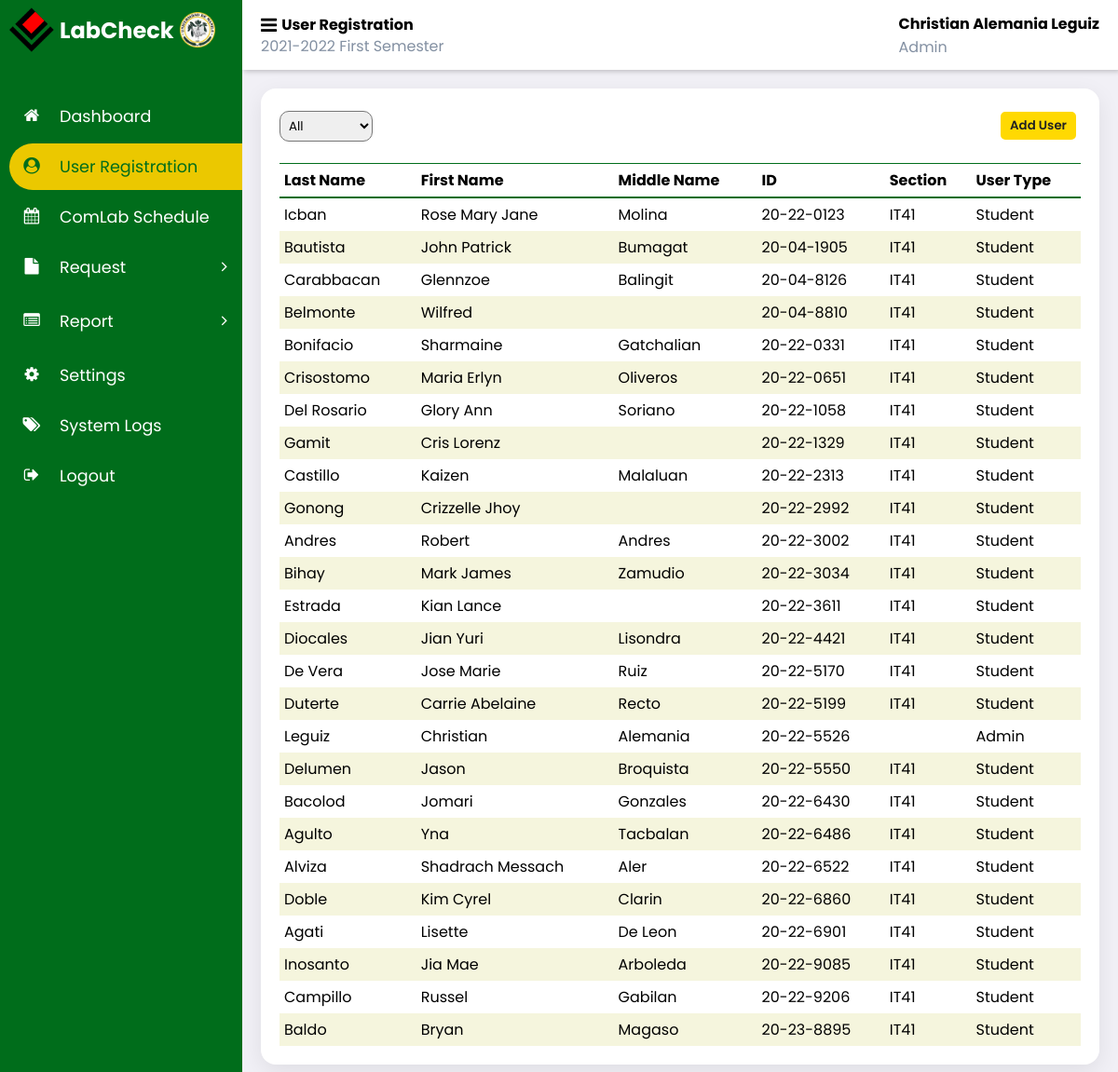
Screenshot of /admin_labcheck/user_register.php (signed in) with the database file from the repository.
### tables this page shows
CREATE TABLE `user_registration` (
  `firstname` varchar(50) NOT NULL,
  `lastname` varchar(50) NOT NULL,
  `middlename` varchar(50) DEFAULT NULL,
  `id` varchar(20) NOT NULL,
  `section` varchar(20) DEFAULT NULL,
  `password` varchar(255) NOT NULL DEFAULT '$2y$10$fkdPOwDrX6RdwOC2Ox3KQO2W.veh2bGWfQi6XtepYRVblYyafi6Wy',
  `user_type` varchar(50) NOT NULL,
  `school_year` varchar(20) NOT NULL,
  `semester` varchar(20) NOT NULL,
  `created_at` timestamp NOT NULL DEFAULT current_timestamp() ON UPDATE current_timestamp()
);

### admin_labcheck/user_register.php (the view, shortened to what this page needs)
<?php
include '../partial/admin_sidebar.php';
include '../partial/header.php';
 $schoolYear = $_SESSION['school_year'] ;
 $semester = $_SESSION['semester'];
require_once "../connection/database.php";
try {
    $sql = 'SELECT id, firstname, lastname, middlename, section, user_type
            FROM user_registration
            WHERE school_year = ? AND SEMESTER = ?
            ORDER BY created_at DESC';
    $stmt = $conn->prepare($sql);
    $stmt->bind_param('ss', $schoolYear, $semester);
    $stmt->execute();
    $result = $stmt->get_result();
} catch (Exception $e) {
    die('Database error: ' . $e->getMessage());
}
?>
<main class="user-reg-box">
        <div class="filter-adduser">
            <form id="filterForm">
                <select id="userTypeFilter" name="userType">
                    <option value="all">All</option>
                </select>
            </form>
            <button id="showAddUserForm">Add User</button>
        </div>
        <div class="table-container">
            <table>
                <thead>
                    <tr class="table-row-header">
                        <td>Last Name</td>
                        <td>First Name</td>
                        <td>Middle Name</td>
                        <td>ID</td>
                        <td class='hide-th'>Section</td>
                        <td>User Type</td>
                    </tr>
                </thead>
                <tbody id="userTable" class="table-body">
                    <?php while ($row = $result->fetch_assoc()): ?>
                        <tr data-user-type="<?php echo htmlspecialchars($row['user_type']); ?>">
                            <td data-cell="Lastname"><?php echo htmlspecialchars($row['lastname']); ?></td>
                            <td data-cell="Firstname"><?php echo htmlspecialchars($row['firstname']); ?></td>
                            <td data-cell="Middlename"><?php echo htmlspecialchars($row['middlename']); ?></td>
                            <td data-cell="ID"><?php echo htmlspecialchars($row['id']); ?></td>
                            <td data-cell="Section" id="user-section"><?php echo htmlspecialchars($row['section']); ?></td>
                            <td data-cell="User Type"><?php echo htmlspecialchars($row['user_type']); ?></td>
                        </tr>
                    <?php endwhile; ?>
                </tbody>
            </table>
        </div>
    </main>
</body>
</html>

### css/admin-style.css (style rules this page uses)
* { font-family: 'Poppins', sans-serif; margin: 0; padding: 0; box-sizing: border-box; }
:root { --grey: #F1F0F6; --light: #006d1b; --dark: #fff; --light-green: #eff1ed; --blue: #fff; --main-color: #006d1b; --color-dark: #1D2231; --text-grey: #8390A2; }
html { overflow-x: hidden; }
body { background: var(--grey); overflow-x: hidden; background-image: url('../images/bg.png'); background-repeat: no-repeat; background-attachment: fixed; background-size: cover; }
.user-reg-box, .comlab-usage, .request-equipment, .terminal-repair, .settings { display: flex; gap: 10px; margin-bottom: 10px; justify-content: space-between; background: #fff; padding: 20px; border-radius: 1rem; flex-direction: column; box-shadow: 0 7px 25px rgba(0, 0, 0, 0.08); margin: 20px; position: relative; }
.filter-adduser { display: flex; gap: 10px; margin-bottom: 10px; justify-content: space-between; align-items: center; flex-wrap: wrap; overflow: auto; }
#userTypeFilter { padding: 5px; border-radius: 10px; width: 100px; cursor: pointer; }
#showAddUserForm { background: rgb(255, 217, 2); border:none; padding: 5px 10px; color: #222; font-weight: 600; border-radius: 10px; border: solid 5px #fff; }
.table-container { width: 100%; overflow: auto; }
#userTable td { text-transform: capitalize; }
#user-section { text-transform: uppercase !important; }
.table-row-header { border-top: solid 1px var(--main-color); border-bottom: solid 2px var(--main-color); }
.table-row-header td { font-weight: bold; }
tr:nth-of-type(2n) { background-color: #f5f5dd; }
table { width: 100%; border-collapse: collapse; overflow: auto; }
tbody { width: 100%; }
th, td { text-align: left; vertical-align: top; padding: 5px; word-wrap: break-word; }

### rows the page displays
user_registration: lastname "Icban", firstname "Rose Mary Jane", middlename "Molina", id "20-22-0123", section "IT41", user_type "Student"
user_registration: lastname "Bautista", firstname "John Patrick", middlename "Bumagat", id "20-04-1905", section "IT41", user_type "Student"
user_registration: lastname "Carabbacan", firstname "Glennzoe", middlename "Balingit", id "20-04-8126", section "IT41", user_type "Student"
user_registration: lastname "Belmonte", firstname "Wilfred", id "20-04-8810", section "IT41", user_type "Student"
user_registration: lastname "Bonifacio", firstname "Sharmaine", middlename "Gatchalian", id "20-22-0331", section "IT41", user_type "Student"
user_registration: lastname "Crisostomo", firstname "Maria Erlyn", middlename "Oliveros", id "20-22-0651", section "IT41", user_type "Student"
user_registration: lastname "Del Rosario", firstname "Glory Ann", middlename "Soriano", id "20-22-1058", section "IT41", user_type "Student"
user_registration: lastname "Gamit", firstname "Cris Lorenz", id "20-22-1329", section "IT41", user_type "Student"
user_registration: lastname "Castillo", firstname "Kaizen", middlename "Malaluan", id "20-22-2313", section "IT41", user_type "Student"
user_registration: lastname "Gonong", firstname "Crizzelle Jhoy", id "20-22-2992", section "IT41", user_type "Student"
user_registration: lastname "Andres", firstname "Robert", middlename "Andres", id "20-22-3002", section "IT41", user_type "Student"
user_registration: lastname "Bihay", firstname "Mark James", middlename "Zamudio", id "20-22-3034", section "IT41", user_type "Student"
user_registration: lastname "Estrada", firstname "Kian Lance", id "20-22-3611", section "IT41", user_type "Student"
user_registration: lastname "Diocales", firstname "Jian Yuri", middlename "Lisondra", id "20-22-4421", section "IT41", user_type "Student"
user_registration: lastname "De Vera", firstname "Jose Marie", middlename "Ruiz", id "20-22-5170", section "IT41", user_type "Student"
user_registration: lastname "Duterte", firstname "Carrie Abelaine", middlename "Recto", id "20-22-5199", section "IT41", user_type "Student"
user_registration: lastname "Leguiz", firstname "Christian", middlename "Alemania", id "20-22-5526", user_type "Admin"
user_registration: lastname "Delumen", firstname "Jason", middlename "Broquista", id "20-22-5550", section "IT41", user_type "Student"
user_registration: lastname "Bacolod", firstname "Jomari", middlename "Gonzales", id "20-22-6430", section "IT41", user_type "Student"
user_registration: lastname "Agulto", firstname "Yna", middlename "Tacbalan", id "20-22-6486", section "IT41", user_type "Student"
user_registration: lastname "Alviza", firstname "Shadrach Messach", middlename "Aler", id "20-22-6522", section "IT41", user_type "Student"
user_registration: lastname "Doble", firstname "Kim Cyrel", middlename "Clarin", id "20-22-6860", section "IT41", user_type "Student"
user_registration: lastname "Agati", firstname "Lisette", middlename "De Leon", id "20-22-6901", section "IT41", user_type "Student"
user_registration: lastname "Inosanto", firstname "Jia Mae", middlename "Arboleda", id "20-22-9085", section "IT41", user_type "Student"
user_registration: lastname "Campillo", firstname "Russel", middlename "Gabilan", id "20-22-9206", section "IT41", user_type "Student"
user_registration: lastname "Baldo", firstname "Bryan", middlename "Magaso", id "20-23-8895", section "IT41", user_type "Student"

### other values shown
$page "User Registration"
$_SESSION['school_year'] "2021-2022"
$_SESSION['semester'] "First Semester"
$_SESSION['name'] "Christian Alemania Leguiz"
